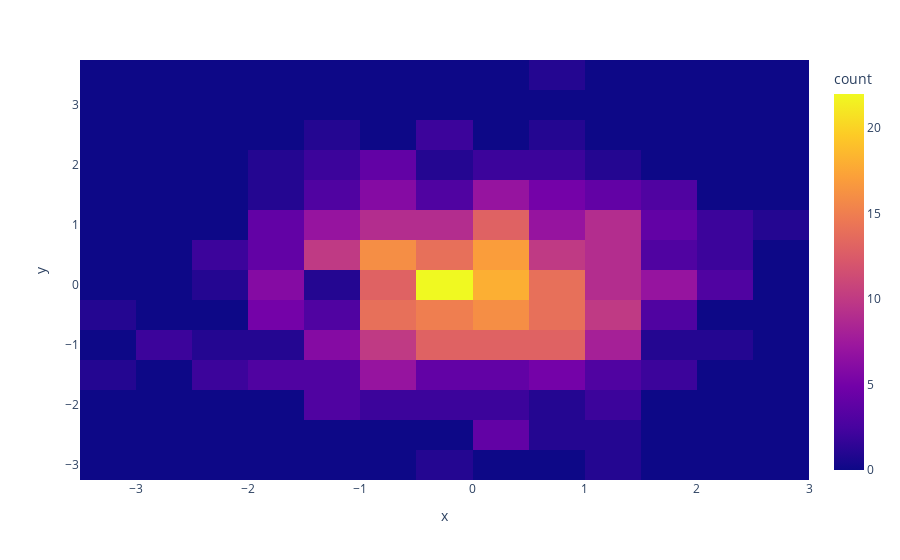

This figure's notebook cell:
### Code cell
px.density_heatmap(x=x,y=y)

### Figure 1 — Plotly figure (JSON) as saved in the notebook; plotly's stock layout.template omitted (floating-point values rounded to 4 significant figures; data arrays with more than 128 entries replaced by an {"elided": "..."} marker saying what was removed)
{"data": [{"coloraxis": "coloraxis", "hovertemplate": "x=%{x}<br>y=%{y}<br>count=%{z}<extra></extra>", "name": "", "type": "histogram2d", "x": {"elided": "500 float values"}, "xaxis": "x", "xbingroup": "x", "y": {"elided": "500 float values"}, "yaxis": "y", "ybingroup": "y"}], "layout": {"coloraxis": {"colorbar": {"title": {"text": "count"}}, "colorscale": [[0, "#0d0887"], [0.1111, "#46039f"], [0.2222, "#7201a8"], [0.3333, "#9c179e"], [0.4444, "#bd3786"], [0.5556, "#d8576b"], [0.6667, "#ed7953"], [0.7778, "#fb9f3a"], [0.8889, "#fdca26"], [1, "#f0f921"]]}, "legend": {"tracegroupgap": 0}, "margin": {"t": 60}, "xaxis": {"anchor": "y", "domain": [0, 1], "title": {"text": "x"}}, "yaxis": {"anchor": "x", "domain": [0, 1], "title": {"text": "y"}}}}
